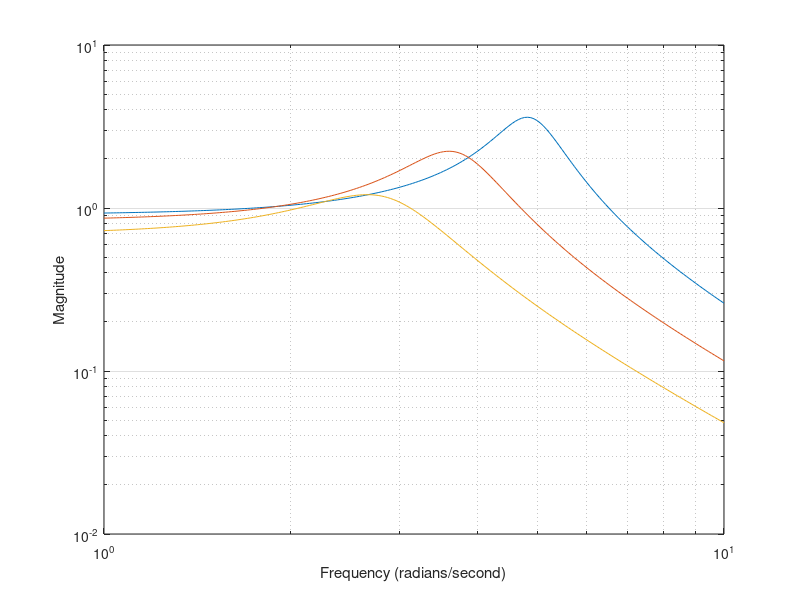

This figure's MATLAB source:
% Chapter 9: Figure 9.48%%   Remotely controlled vehicle closed-loop system%   Bode plot for K=4.44, 10, and 20.%w=logspace(0,1,200); K=[20,10,4.44];%for i=1:3 numgc=K(i)*[1 2]; dengc=[1 1]; sysgc=tf(numgc,dengc); numg=[1]; deng=[1 2 4]; sysg=tf(numg,deng); syss=series(sysgc,sysg); sys=feedback(syss,[1]); [mag,phase,w]=bode(sys,w); mag_save(i,:)=mag(:,1,:);end%loglog(w,mag_save(1,:),w,mag_save(2,:),w,mag_save(3,:))xlabel('Frequency (radians/second)'), ylabel('Magnitude'), grid on